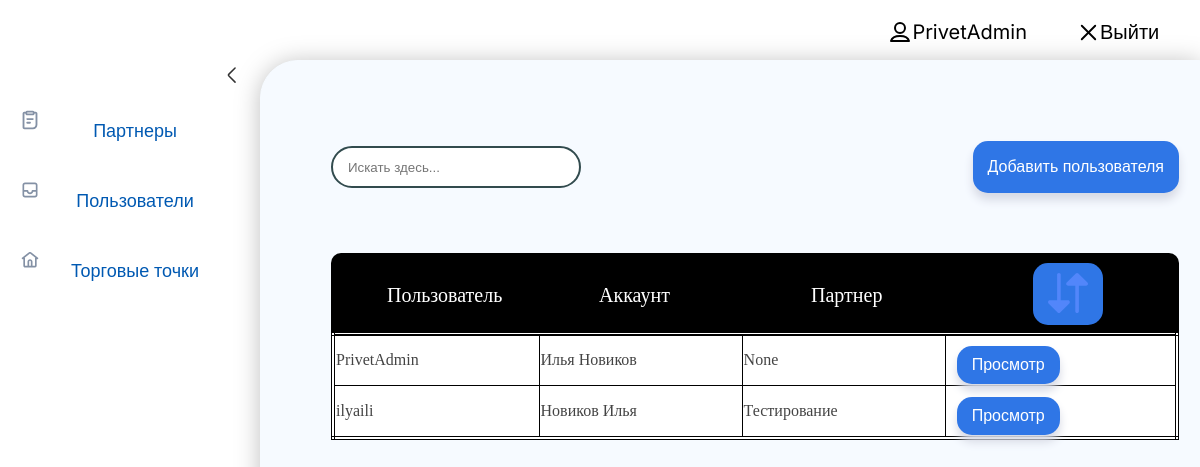
Before: /users/ (signed in) with the older database file.
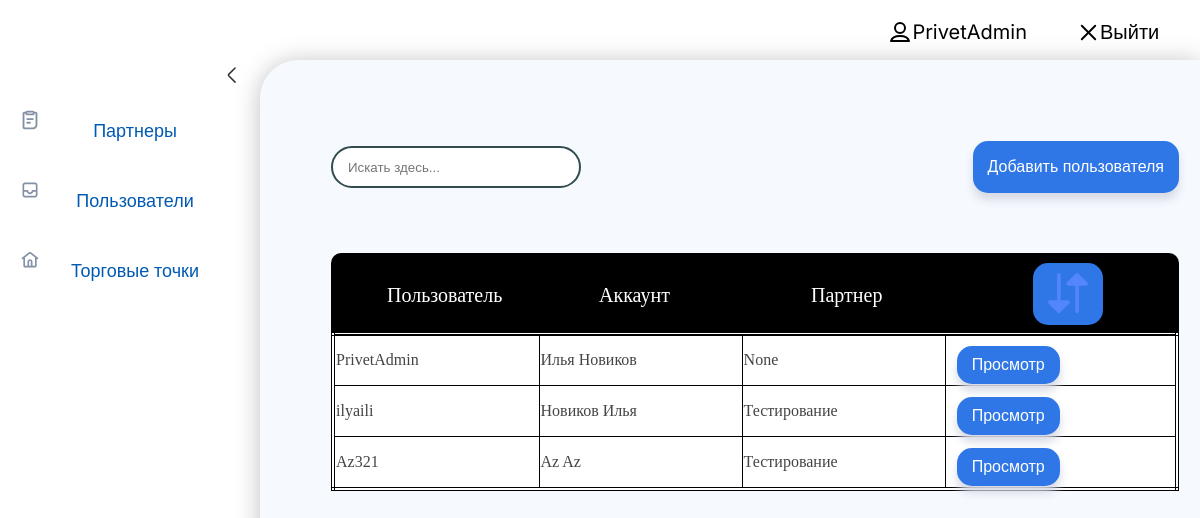
After: the same page with the newer database file.
### Jaimain/models.py (models this page shows, shortened)
class JaiUser(AbstractUser):
    partner = models.ForeignKey('Partner', on_delete=models.PROTECT, verbose_name="Партнер", default=None, null=True)
    tel_number = models.CharField(max_length=255, verbose_name='Контактный телефон')
    is_costumer = models.BooleanField(default=False, verbose_name='Является покупателем')

class Partner(models.Model):
    name = models.CharField(max_length=255, unique=True, verbose_name='Наименование партнера')
    logo = models.ImageField(upload_to='logos/', verbose_name='Логотип')
    description = models.TextField(blank=True, verbose_name='Описание')
    iin = models.CharField(max_length=12, verbose_name="ИИН/БИН", unique=True, blank=False)
    partner_person = models.CharField(max_length=255, verbose_name='Контактное лицо')
    partner_tel = models.CharField(max_length=255, verbose_name='Контактный телефон')
    partner_email = models.EmailField(verbose_name='Контактный email')
    time_create = models.DateTimeField(auto_now_add=True, verbose_name='Время создания')
    time_start_working = models.DateField(verbose_name='Дата начала работы')
    time_expires = models.DateField(verbose_name='Дата окончания работы')
    is_working = models.BooleanField(default=False, verbose_name='Активность')
    class Meta:
        verbose_name = 'Партнер'
        verbose_name_plural = 'Партнеры'
        ordering = ['id']
    def __str__(self):
        return self.name

### Jaimain/views.py (the view, shortened to what this page needs)
# urls.py: path('users/', UsersList.as_view(), name='users'),
class UsersList(DataMixin, ListView):
    model = JaiUser
    template_name = 'Jaimain/users.html'
    context_object_name = 'users'
    def get_context_data(self, *, object_list=None, **kwargs):
        context = super().get_context_data(**kwargs)
        c_def = self.get_user_context(title='Пользователи')
        return dict(list(context.items()) + list(c_def.items()))
    def get_queryset(self):
        user = self.request.user
        queryset = JaiUser.objects.all() if user.is_superuser else JaiUser.objects.filter(partner=user.partner)
        return queryset
    @method_decorator(login_required)
    def dispatch(self, request, *args, **kwargs):
        if request.user.is_costumer:
            raise PermissionDenied
        return super().dispatch(request, *args, **kwargs)

### Jaimain/utils.py (called while the page is built)
    def get_user_context(self, **kwargs):
        context = kwargs
        user_menu = menu.copy()
        context['menu'] = user_menu
        return context

### Jaimain/templates/Jaimain/users.html (shortened to what this page needs)
{% extends 'Jaimain/base.html' %}
{% block content %}
<div class="header__users-top">
	<div class="d7">
		<form>
		<input ul id="filter-list" class="filter-input" type="text" placeholder="Искать здесь...">
		</form>
	</div>
	<div class="btn__addUsers">
		<button class="btn ">
			<a class="btn__text" href="{% url 'registeruser' %}">Добавить пользователя</a>
		</button>
	</div>
</div>
	<div class="headers__users  header_users-list header_users-list1">
		<div class="headerTable">Пользователь</div>
		<div class="headerTable">Аккаунт</div>
		<div class="headerTable">Партнер</div>
		<div class="headerTable butPods" data-title="Сортировать Пользователя от А - Я">
			<button class="btn1 btn__addUsers1 btn-fuck ">
			<img src="./../../static/Jaimain/images/sort-arrows-svgrepo-com.svg" alt="">
		</button>
		</div>
	</div>
	<table  class="trStyle " id="myTable">
		<tr class="trClass">
			{% for u in users %}
			<td class="tdStyle">{% autoescape on %}{{u.username}}</td>
			<td class="tdStyle">{{u.last_name}}  {{u.first_name}}</td>
			<td class="tdStyle">{{u.partner}}</td>
			<td class="tdStyle"> <button class="btn">
				  <a class="btn__text" href="{{u.pk}}">Просмотр</a>
				  </button>
			</td>
		</tr>
		{% endautoescape %}
		{% endfor %}
	</table>
{% endblock %}

### Jaimain/templates/Jaimain/base.html (shortened to what this page needs)
{% load static %}
<!DOCTYPE html>
<html>
<head>
	<link type="text/css" href="{% static 'Jaimain/css/styles.css' %}" rel="stylesheet" />
</head>
<body>
<table class="table-page" border=0 cellpadding="0" cellspacing="0">
<tr><td valign=top>
<table class="table-content" border=0 cellpadding="0" cellspacing="0">
<tr class="background-tr">
{% block mainmenu %}
		<div class="header">
			<ul id="mainmenu" class="mainmenu">
{% if request.user.is_authenticated %}
				<div class="header__user">
					<div class="last">
						<img src="./../../static/Jaimain/images/user.svg" alt="">
						<p>{{user.username}}</p>
					</div>
					<div class="header__user-exit">
						<img class="header__user-exitImg" src="./../../static/Jaimain/images/exit.svg" alt="">
						<a class="header__exit" href="{% url 'logout' %}">Выйти</a>
					</div>
				</div>
			{% else %}
			<div class="last"><a class="last__login" href="{% url 'login' %}">Войти</a>
			</div>
			{% endif %}
{% endblock %}
		<td valign="top" class="left-chapters " >
			<div class="sidebar__arrow">
				<img class="sidebar__arrow-img" src="./../../static/Jaimain/images/Caret.svg" alt="">
			</div>
			<ul id="leftchapters">
{% for m in menu %}
				<li>
					<div class="slider__right" >
						<a  href="{% url m.url_name %}">{{m.title}}</a>
					</div>
				</li>
{% endfor %}
			</ul>
		</td>
<td valign="top" class="content footet-bot">
	<div class="content-text">
{% block content %}
{% endblock %}
</td></tr></table>
</body>
</html>

Changed rows visible on the page:
added JaiUser: username "Az321", last_name "Az", first_name "Az", partner "Тестирование"
